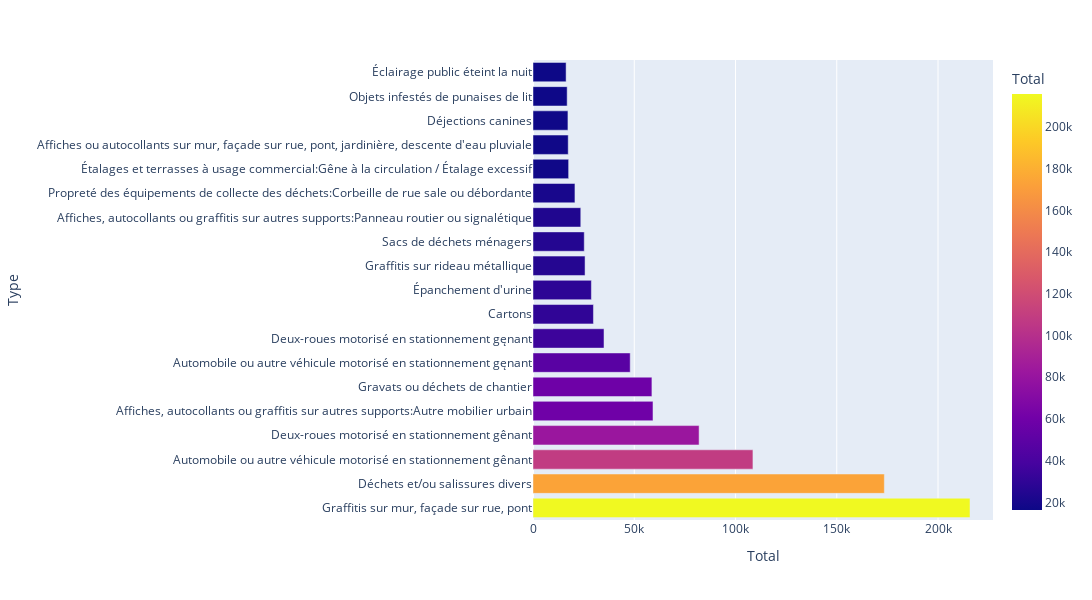

This figure's notebook cell:
### Code cell
df_count_sous_type_20 = df_final['SOUS TYPE DECLARATION'].value_counts()
# without the first row because it has like 4000 k counted value
df_count_sous_type_20 = df_count_sous_type_20[1:20]
fig = px.bar(df_count_sous_type_20, y = df_count_sous_type_20.index, x = 'SOUS TYPE DECLARATION',
            color='SOUS TYPE DECLARATION',
            width=1200, height=600,
            orientation='h',
            labels = {'index': 'Type', 'SOUS TYPE DECLARATION': 'Total'},)
fig.show()

### Figure 1 — Plotly figure (JSON) as saved in the notebook; plotly's stock layout.template omitted (floating-point values rounded to 4 significant figures)
{"data": [{"alignmentgroup": "True", "hovertemplate": "Total=%{marker.color}<br>Type=%{y}<extra></extra>", "legendgroup": "", "marker": {"color": [215795, 173497, 108607, 82017, 59251, 58726, 48005, 35063, 29845, 28827, 25703, 25310, 23594, 20713, 17599, 17391, 17255, 16873, 16343], "coloraxis": "coloraxis", "pattern": {"shape": ""}}, "name": "", "offsetgroup": "", "orientation": "h", "showlegend": false, "textposition": "auto", "type": "bar", "x": [215795, 173497, 108607, 82017, 59251, 58726, 48005, 35063, 29845, 28827, 25703, 25310, 23594, 20713, 17599, 17391, 17255, 16873, 16343], "xaxis": "x", "y": ["Graffitis sur mur, façade sur rue, pont", "Déchets et/ou salissures divers", "Automobile ou autre véhicule motorisé en stationnement gênant", "Deux-roues motorisé en stationnement gênant", "Affiches, autocollants ou graffitis sur autres supports:Autre mobilier urbain", "Gravats ou déchets de chantier", "Automobile ou autre véhicule motorisé en stationnement gęnant", "Deux-roues motorisé en stationnement gęnant", "Cartons", "Épanchement d'urine", "Graffitis sur rideau métallique", "Sacs de déchets ménagers", "Affiches, autocollants ou graffitis sur autres supports:Panneau routier ou signalétique", "Propreté des équipements de collecte des déchets:Corbeille de rue sale ou débordante", "Étalages et terrasses à usage commercial:Gêne à la circulation / Étalage excessif", "Affiches ou autocollants sur mur, façade sur rue, pont, jardinière, descente d'eau pluviale", "Déjections canines", "Objets infestés de punaises de lit", "Éclairage public éteint la nuit"], "yaxis": "y"}], "layout": {"barmode": "relative", "coloraxis": {"colorbar": {"title": {"text": "Total"}}, "colorscale": [[0, "#0d0887"], [0.1111, "#46039f"], [0.2222, "#7201a8"], [0.3333, "#9c179e"], [0.4444, "#bd3786"], [0.5556, "#d8576b"], [0.6667, "#ed7953"], [0.7778, "#fb9f3a"], [0.8889, "#fdca26"], [1, "#f0f921"]]}, "height": 600, "legend": {"tracegroupgap": 0}, "margin": {"t": 60}, "width": 1200, "xaxis": {"anchor": "y", "domain": [0, 1], "title": {"text": "Total"}}, "yaxis": {"anchor": "x", "domain": [0, 1], "title": {"text": "Type"}}}}
